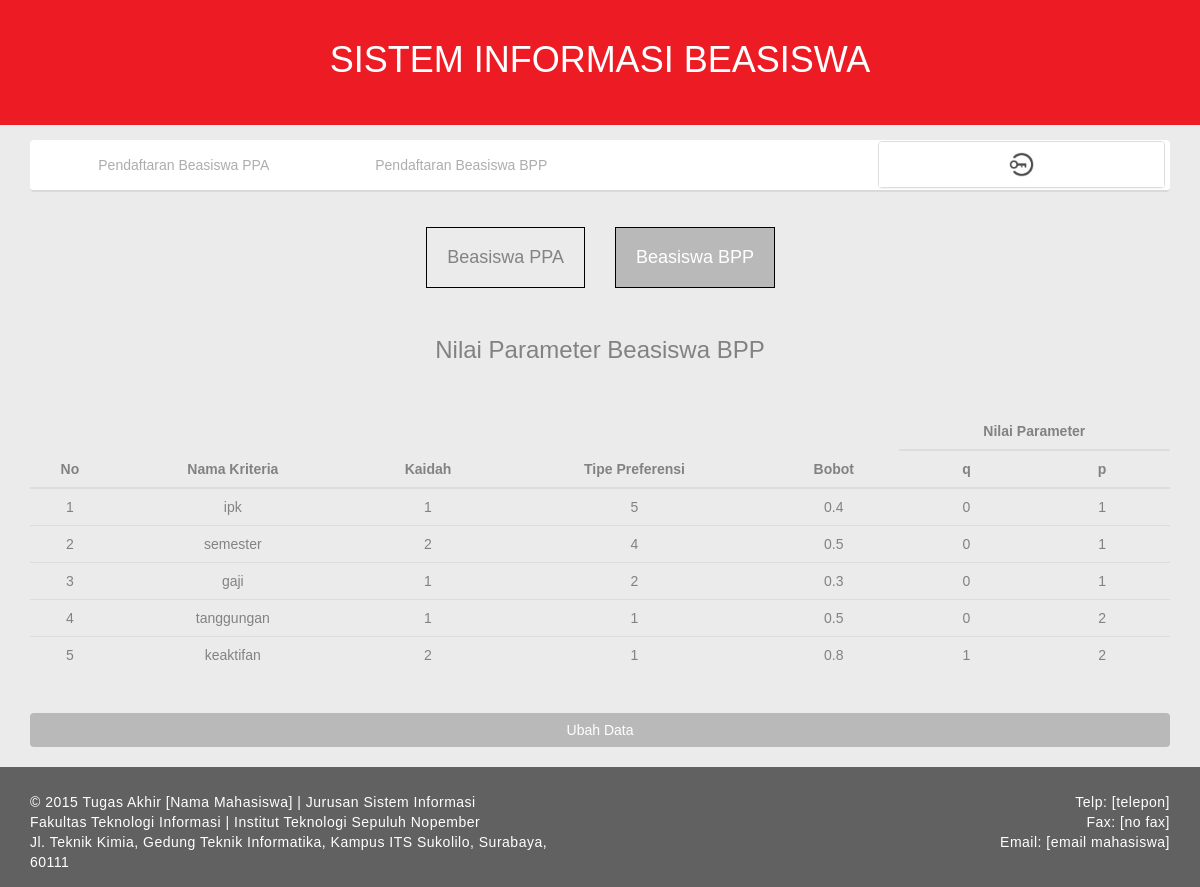
Before: /index.php/admin/parameter_bpp with the older database file.
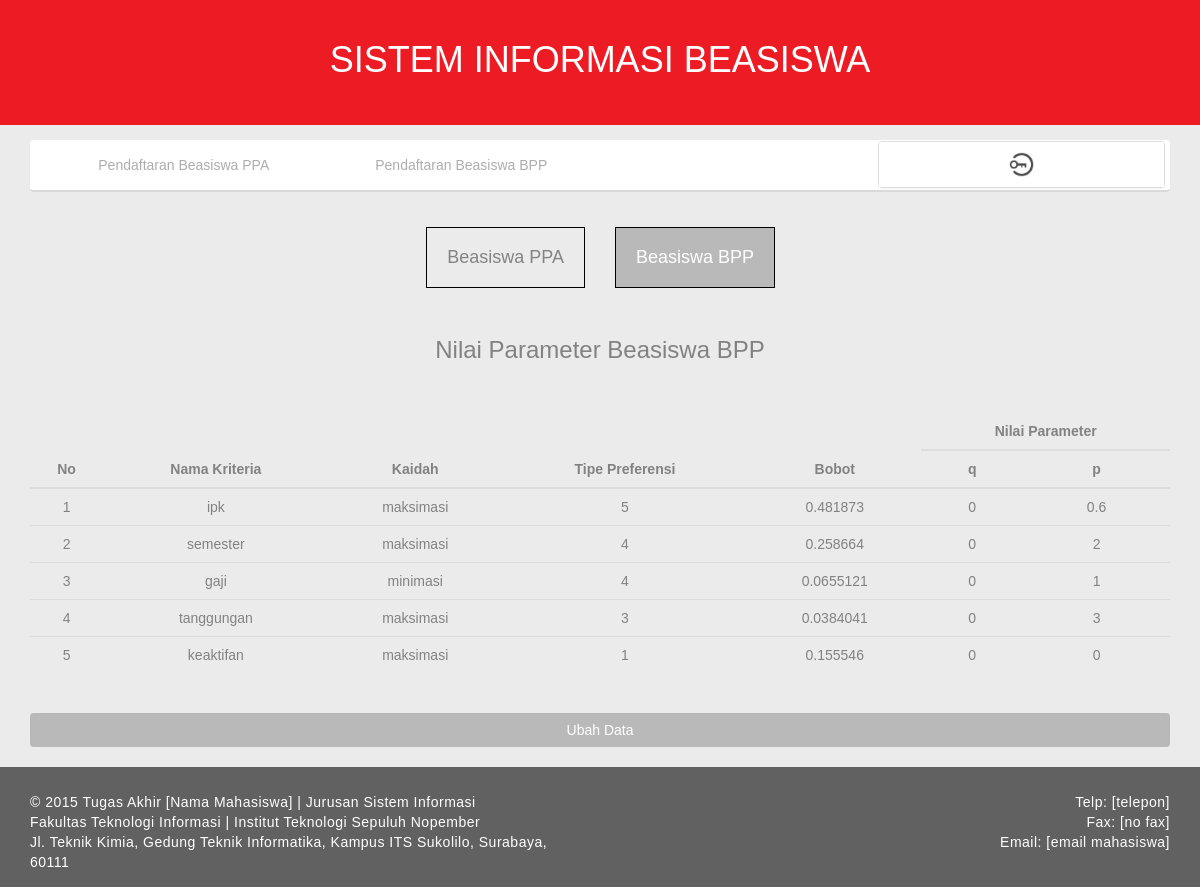
After: the same page with the newer database file.
### tables this page shows
CREATE TABLE `parameter_bpp` (
  `id_parameter` int(11) DEFAULT NULL,
  `nama_kriteria` varchar(255) DEFAULT NULL,
  `kaidah` varchar(255) DEFAULT NULL,
  `tipe` int(11) DEFAULT NULL,
  `bobot` float DEFAULT NULL,
  `q` float DEFAULT NULL,
  `p` float DEFAULT NULL
);

### application/controllers/admin.php (called while the page is built, shortened)
<?php if ( ! defined('BASEPATH')) exit('No direct script access allowed');
class Admin extends CI_Controller {
	public function __construct()
	{
		$this->load->library('session');
	}
	public function parameter_bpp()
	{
		$this->load->database('beasiswa');
		$this->load->model('Beasiswa_models','bea');
		$this->load->view('layout/header',array('display'=>'set_parameter'));
		$this->load->view('admin/parameter_bpp',array('data'=>$this->bea->nilai_parameter('bpp')));
		$this->load->view('layout/footer');
	}
}

### index.php (called while the page is built, shortened)
<?php
require_once BASEPATH.'core/CodeIgniter.php';

### application/models/Beasiswa_models.php (called while the page is built, shortened)
<?php
class Beasiswa_models extends CI_Model {
   public function nilai_parameter($par)
   {
      $count=1;
      if($par=='ppa')
         $sql = $this->db->get_where('parameter_ppa');
      else
         $sql = $this->db->get_where('parameter_bpp');
      foreach ($sql->result() as $row) {
            $kriteria[$count++]=array('no'=>$row->id_parameter,'kriteria'=>$row->nama_kriteria,'kaidah'=>$row->kaidah,'tipe'=>$row->tipe,'bobot'=>$row->bobot,'q'=>$row->q,'p'=>$row->p);
      }
      return $kriteria;
   }
}
?>

### application/views/admin/parameter_bpp.php (the view)
<div class="col-md-12" style="background:none;">
	<div class="col-md-6" style="background:none;">
		<a href="<?php echo  base_url();?>admin/parameter_ppa"><h4 class="tipe" style="float:right;">Beasiswa PPA</h4></a>
	</div>
	<div class="col-md-6" style="background:none;">
		<a href="<?php echo  base_url();?>admin/parameter_bpp"><h4 class="tipe" style="float:left;background-color:#B9B9B9;color:white;">Beasiswa BPP</h4></a>
	</div>
</div>
<br><br><br><br><br>
<div class="col-md-12" style="background:none;text-align:center;">
	<h3>Nilai Parameter Beasiswa BPP</h3><br><br>
	<table class="table" style="text-align:center;">
		 <thead>
	        <tr>
	            <th rowspan="2" style="text-align:center;">No</th>
	            <th rowspan="2" style="text-align:center;">Nama Kriteria</th>
	            <th rowspan="2" style="text-align:center;">Kaidah</th>
	            <th rowspan="2" style="text-align:center;">Tipe Preferensi</th>
	            <th rowspan="2" style="text-align:center;">Bobot</th>
	            <th colspan="2" style="text-align:center;">Nilai Parameter</th>
	        </tr>
          	<tr>
	            <th style="text-align:center;">q</th>
	            <th style="text-align:center;">p</th>
          	</tr>
        </thead>
		<tbody>
			<?php foreach ($data as $key => $value) { ?>
			<tr>
				<td><?php echo $value['no'];?></td>
				<td><?php echo $value['kriteria'];?></td>
				<td><?php echo $value['kaidah'];?></td>
				<td><?php echo $value['tipe'];?></td>
				<td><?php echo $value['bobot'];?></td>
				<td><?php echo $value['q'];?></td>
				<td><?php echo $value['p'];?></td>
			</tr>
			<?php }?>
		</tbody>
	</table>
	<a id="submit-btn" class="btn col-sm-12" style="color:white;background-color:#B9B9B9;margin-top:20px;" href="<?php echo base_url(); ?>admin/set_parameter_bpp"> Ubah Data</a>
</div>

Changed rows visible on the page:
changed parameter_bpp "ipk": kaidah "1" → "maksimasi"; bobot "0.4" → "0.481873"; p "1" → "0.6"
changed parameter_bpp "semester": kaidah "2" → "maksimasi"; bobot "0.5" → "0.258664"; p "1" → "2"
changed parameter_bpp "gaji": kaidah "1" → "minimasi"; tipe "2" → "4"; bobot "0.3" → "0.0655121"
changed parameter_bpp "tanggungan": kaidah "1" → "maksimasi"; tipe "1" → "3"; bobot "0.5" → "0.0384041"; p "2" → "3"
changed parameter_bpp "keaktifan": kaidah "2" → "maksimasi"; bobot "0.8" → "0.155546"; q "1" → "0"; p "2" → "0"
